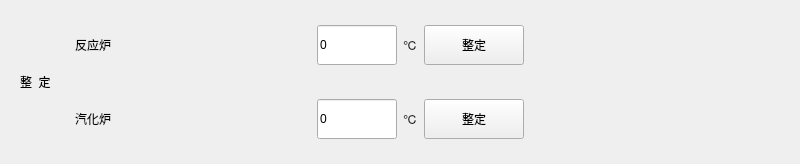
           <widget class="QWidget" name="widget_2" native="true">
            <property name="minimumSize">
             <size>
              <width>800</width>
              <height>0</height>
             </size>
            </property>
            <property name="maximumSize">
             <size>
              <width>800</width>
              <height>16777215</height>
             </size>
            </property>
            <layout class="QGridLayout" name="gridLayout_36">
             <item row="0" column="0" rowspan="2">
              <widget class="QWidget" name="widget_19" native="true">
               <property name="minimumSize">
                <size>
                 <width>0</width>
                 <height>50</height>
                </size>
               </property>
               <property name="maximumSize">
                <size>
                 <width>16777215</width>
                 <height>16777215</height>
                </size>
               </property>
               <layout class="QGridLayout" name="gridLayout_23">
                <item row="0" column="0">
                 <widget class="QLabel" name="label_adj_title">
                  <property name="sizePolicy">
                   <sizepolicy hsizetype="Preferred" vsizetype="Preferred">
                    <horstretch>0</horstretch>
                    <verstretch>0</verstretch>
                   </sizepolicy>
                  </property>
                  <property name="minimumSize">
                   <size>
                    <width>0</width>
                    <height>35</height>
                   </size>
                  </property>
                  <property name="maximumSize">
                   <size>
                    <width>16777215</width>
                    <height>35</height>
                   </size>
                  </property>
                  <property name="text">
                   <string>整  定</string>
                  </property>
                  <property name="alignment">
                   <set>Qt::AlignmentFlag::AlignLeading|Qt::AlignmentFlag::AlignLeft|Qt::AlignmentFlag::AlignVCenter</set>
                  </property>
                 </widget>
                </item>
               </layout>
              </widget>
             </item>
             <item row="0" column="1">
              <widget class="QWidget" name="widget_31" native="true">
               <layout class="QGridLayout" name="gridLayout_2">
                <item row="0" column="0">
                 <widget class="QLabel" name="label_7">
                  <property name="text">
                   <string>反应炉</string>
                  </property>
                 </widget>
                </item>
                <item row="0" column="1">
                 <spacer name="horizontalSpacer_4">
                  <property name="orientation">
                   <enum>Qt::Orientation::Horizontal</enum>
                  </property>
                  <property name="sizeType">
                   <enum>QSizePolicy::Policy::Fixed</enum>
                  </property>
                  <property name="sizeHint" stdset="0">
                   <size>
                    <width>200</width>
                    <height>0</height>
                   </size>
                  </property>
                 </spacer>
                </item>
                <item row="0" column="2">
                 <widget class="QWidget" name="widget_8" native="true">
                  <property name="minimumSize">
                   <size>
                    <width>0</width>
                    <height>50</height>
                   </size>
                  </property>
                  <property name="maximumSize">
                   <size>
                    <width>16777215</width>
                    <height>50</height>
                   </size>
                  </property>
                  <layout class="QGridLayout" name="gridLayout">
                   <property name="leftMargin">
                    <number>0</number>
                   </property>
                   <property name="topMargin">
                    <number>0</number>
                   </property>
                   <property name="rightMargin">
                    <number>0</number>
                   </property>
                   <property name="bottomMargin">
                    <number>0</number>
                   </property>
                   <item row="0" column="0">
                    <widget class="QLineEdit" name="temp1Adj">
                     <property name="sizePolicy">
                      <sizepolicy hsizetype="Preferred" vsizetype="Preferred">
                       <horstretch>0</horstretch>
                       <verstretch>0</verstretch>
                      </sizepolicy>
                     </property>
                     <property name="minimumSize">
                      <size>
                       <width>0</width>
                       <height>40</height>
                      </size>
                     </property>
                     <property name="maximumSize">
                      <size>
                       <width>80</width>
                       <height>40</height>
                      </size>
                     </property>
                     <property name="text">
                      <string>0</string>
                     </property>
                    </widget>
                   </item>
                   <item row="0" column="1">
                    <widget class="QLabel" name="label_stove_adj">
                     <property name="sizePolicy">
                      <sizepolicy hsizetype="Preferred" vsizetype="Preferred">
                       <horstretch>0</horstretch>
                       <verstretch>0</verstretch>
                      </sizepolicy>
                     </property>
                     <property name="minimumSize">
                      <size>
                       <width>0</width>
                       <height>0</height>
                      </size>
                     </property>
                     <property name="maximumSize">
                      <size>
                       <width>16777215</width>
                       <height>16777215</height>
                      </size>
                     </property>
                     <property name="text">
                      <string>℃</string>
                     </property>
                     <property name="alignment">
                      <set>Qt::AlignmentFlag::AlignCenter</set>
                     </property>
                    </widget>
                   </item>
                   <item row="0" column="2">
                    <widget class="QPushButton" name="temp1Adj_btn">
                     <property name="sizePolicy">
                      <sizepolicy hsizetype="Preferred" vsizetype="Preferred">
                       <horstretch>0</horstretch>
                       <verstretch>0</verstretch>
                      </sizepolicy>
                     </property>
                     <property name="minimumSize">
                      <size>
                       <width>100</width>
                       <height>40</height>
                      </size>
                     </property>
                     <property name="maximumSize">
                      <size>
                       <width>16777215</width>
                       <height>40</height>
                      </size>
                     </property>
                     <property name="text">
                      <string>整定</string>
                     </property>
                    </widget>
                   </item>
                  </layout>
                 </widget>
                </item>
                <item row="0" column="3">
                 <spacer name="horizontalSpacer_5">
                  <property name="orientation">
                   <enum>Qt::Orientation::Horizontal</enum>
                  </property>
                  <property name="sizeHint" stdset="0">
                   <size>
                    <width>0</width>
                    <height>0</height>
                   </size>
                  </property>
                 </spacer>
                </item>
               </layout>
              </widget>
             </item>
             <item row="1" column="1">
              <widget class="QWidget" name="widget_32" native="true">
               <layout class="QGridLayout" name="gridLayout_34">
                <item row="0" column="2">
                 <widget class="QWidget" name="widget_33" native="true">
                  <property name="minimumSize">
                   <size>
                    <width>0</width>
                    <height>50</height>
                   </size>
                  </property>
                  <property name="maximumSize">
                   <size>
                    <width>16777215</width>
                    <height>50</height>
                   </size>
                  </property>
                  <layout class="QGridLayout" name="gridLayout_35">
                   <property name="leftMargin">
                    <number>0</number>
                   </property>
                   <property name="topMargin">
                    <number>0</number>
                   </property>
                   <property name="rightMargin">
                    <number>0</number>
                   </property>
                   <property name="bottomMargin">
                    <number>0</number>
                   </property>
                   <item row="0" column="0">
                    <widget class="QLineEdit" name="temp1Adj_2">
                     <property name="sizePolicy">
                      <sizepolicy hsizetype="Preferred" vsizetype="Preferred">
                       <horstretch>0</horstretch>
                       <verstretch>0</verstretch>
                      </sizepolicy>
                     </property>
                     <property name="minimumSize">
                      <size>
                       <width>0</width>
                       <height>40</height>
                      </size>
                     </property>
                     <property name="maximumSize">
                      <size>
                       <width>80</width>
                       <height>40</height>
                      </size>
                     </property>
                     <property name="text">
                      <string>0</string>
                     </property>
                    </widget>
                   </item>
                   <item row="0" column="1">
                    <widget class="QLabel" name="label_stove_adj_2">
                     <property name="sizePolicy">
                      <sizepolicy hsizetype="Preferred" vsizetype="Preferred">
                       <horstretch>0</horstretch>
                       <verstretch>0</verstretch>
                      </sizepolicy>
                     </property>
                     <property name="minimumSize">
                      <size>
                       <width>0</width>
                       <height>0</height>
                      </size>
                     </property>
                     <property name="maximumSize">
                      <size>
                       <width>16777215</width>
                       <height>16777215</height>
                      </size>
                     </property>
                     <property name="text">
                      <string>℃</string>
                     </property>
                     <property name="alignment">
                      <set>Qt::AlignmentFlag::AlignCenter</set>
                     </property>
                    </widget>
                   </item>
                   <item row="0" column="2">
                    <widget class="QPushButton" name="temp1Adj_btn_2">
                     <property name="sizePolicy">
                      <sizepolicy hsizetype="Preferred" vsizetype="Preferred">
                       <horstretch>0</horstretch>
                       <verstretch>0</verstretch>
                      </sizepolicy>
                     </property>
                     <property name="minimumSize">
                      <size>
                       <width>100</width>
                       <height>40</height>
                      </size>
                     </property>
                     <property name="maximumSize">
                      <size>
                       <width>16777215</width>
                       <height>40</height>
                      </size>
                     </property>
                     <property name="text">
                      <string>整定</string>
                     </property>
                    </widget>
                   </item>
                  </layout>
                 </widget>
                </item>
                <item row="0" column="0">
                 <widget class="QLabel" name="label_8">
                  <property name="text">
                   <string>汽化炉</string>
                  </property>
                 </widget>
                </item>
                <item row="0" column="1">
                 <spacer name="horizontalSpacer_16">
                  <property name="orientation">
                   <enum>Qt::Orientation::Horizontal</enum>
                  </property>
                  <property name="sizeType">
                   <enum>QSizePolicy::Policy::Fixed</enum>
                  </property>
                  <property name="sizeHint" stdset="0">
                   <size>
                    <width>200</width>
                    <height>0</height>
                   </size>
                  </property>
                 </spacer>
                </item>
                <item row="0" column="3">
                 <spacer name="horizontalSpacer_17">
                  <property name="orientation">
                   <enum>Qt::Orientation::Horizontal</enum>
                  </property>
                  <property name="sizeHint" stdset="0">
                   <size>
                    <width>0</width>
                    <height>0</height>
                   </size>
                  </property>
                 </spacer>
                </item>
               </layout>
              </widget>
             </item>
            </layout>
           </widget>
